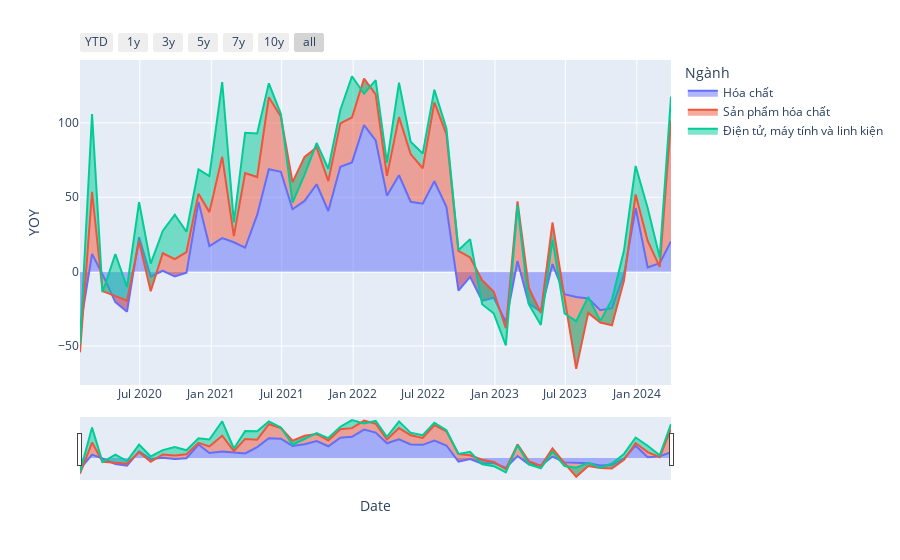

Here is the notebook cell this chart was saved with:
### Code cell
import pandas as pd
import plotly.express as px
import plotly.graph_objects as go

df_show = dfs_xk[
    (
        (dfs_xk["Ngành"] == "Điện tử, máy tính và linh kiện")
        # | (dfs_xk["Ngành"] == "Điện thoại và linh kiện")
        # | (dfs_xk["Ngành"] == "Máy móc thiết bị, dụng cụ PT khác")
        # | (dfs_xk["Ngành"] == "Dệt, may")
        # | (dfs_xk["Ngành"] == "Giày dép")
        # | (dfs_xk["Ngành"] == "Thủy sản")
        # | (dfs_xk["Ngành"] == "Sắt thép")
        # | (dfs_xk["Ngành"] == "Rau quả")
        # | (dfs_xk["Ngành"] == "Hạt điều")
        # | (dfs_xk["Ngành"] == "Cà phê")
        # | (dfs_xk["Ngành"] == "Chè")
        # | (dfs_xk["Ngành"] == "Gạo")
        | (dfs_xk["Ngành"] == "Hóa chất")
        | (dfs_xk["Ngành"] == "Sản phẩm hóa chất")
    )
    & (dfs_xk["Date"] > "2020-01-01")
]

fig = px.area(df_show, x="Date", y="YOY", color="Ngành")

fig.update_xaxes(
    rangeslider_visible=True,
    rangeselector=dict(
        buttons=[
            dict(count=1, label="YTD", step="year", stepmode="todate"),
            dict(count=1, label="1y", step="year", stepmode="backward"),
            dict(count=3, label="3y", step="year", stepmode="backward"),
            dict(count=5, label="5y", step="year", stepmode="backward"),
            dict(count=7, label="7y", step="year", stepmode="backward"),
            dict(count=10, label="10y", step="year", stepmode="backward"),
            dict(step="all"),
        ]
    ),
)

fig.show()

### Figure 1 — Plotly figure (JSON) as saved in the notebook; plotly's stock layout.template omitted (floating-point values rounded to 4 significant figures)
{"data": [{"fillpattern": {"shape": ""}, "hovertemplate": "Ngành=Hóa chất<br>Date=%{x}<br>YOY=%{y}<extra></extra>", "legendgroup": "Hóa chất", "line": {"color": "#636efa"}, "marker": {"symbol": "circle"}, "mode": "lines", "name": "Hóa chất", "orientation": "v", "showlegend": true, "stackgroup": "1", "type": "scatter", "x": ["2024-03-29T00:00:00", "2024-02-29T00:00:00", "2024-01-29T00:00:00", "2023-12-29T00:00:00", "2023-11-29T00:00:00", "2023-10-29T00:00:00", "2023-09-29T00:00:00", "2023-08-29T00:00:00", "2023-07-29T00:00:00", "2023-06-29T00:00:00", "2023-05-29T00:00:00", "2023-04-29T00:00:00", "2023-03-29T00:00:00", "2023-02-28T00:00:00", "2023-01-29T00:00:00", "2022-12-29T00:00:00", "2022-11-29T00:00:00", "2022-10-29T00:00:00", "2022-09-29T00:00:00", "2022-08-29T00:00:00", "2022-07-29T00:00:00", "2022-06-29T00:00:00", "2022-05-29T00:00:00", "2022-04-29T00:00:00", "2022-03-29T00:00:00", "2022-02-28T00:00:00", "2022-01-29T00:00:00", "2021-12-29T00:00:00", "2021-11-29T00:00:00", "2021-10-29T00:00:00", "2021-09-29T00:00:00", "2021-08-29T00:00:00", "2021-07-29T00:00:00", "2021-06-29T00:00:00", "2021-05-29T00:00:00", "2021-04-29T00:00:00", "2021-03-29T00:00:00", "2021-02-28T00:00:00", "2021-01-29T00:00:00", "2020-12-27T00:00:00", "2020-11-29T00:00:00", "2020-10-29T00:00:00", "2020-09-29T00:00:00", "2020-08-29T00:00:00", "2020-07-29T00:00:00", "2020-06-29T00:00:00", "2020-05-29T00:00:00", "2020-04-29T00:00:00", "2020-03-27T00:00:00", "2020-02-29T00:00:00", "2020-01-29T00:00:00"], "xaxis": "x", "y": [20.32, 5.719, 2.786, 42.79, -1.813, -24.57, -25.92, -18.01, -17.01, -15.11, 5.117, -26.89, -21.53, 7.184, -34.01, -17.54, -19.56, -3.556, -12.69, 43.54, 60.75, 45.69, 46.99, 64.82, 51.08, 88.22, 98.56, 73.43, 70.46, 40.77, 58.76, 47.54, 41.98, 67.1, 68.82, 38.15, 16.08, 19.73, 22.5, 17.16, 46.91, -0.7814, -3.294, 0.6051, -3.3, 23.21, -26.93, -20.45, -1.839, 11.9, -38.59], "yaxis": "y"}, {"fillpattern": {"shape": ""}, "hovertemplate": "Ngành=Sản phẩm hóa chất<br>Date=%{x}<br>YOY=%{y}<extra></extra>", "legendgroup": "Sản phẩm hóa chất", "line": {"color": "#EF553B"}, "marker": {"symbol": "circle"}, "mode": "lines", "name": "Sản phẩm hóa chất", "orientation": "v", "showlegend": true, "stackgroup": "1", "type": "scatter", "x": ["2024-03-29T00:00:00", "2024-02-29T00:00:00", "2024-01-29T00:00:00", "2023-12-29T00:00:00", "2023-11-29T00:00:00", "2023-10-29T00:00:00", "2023-09-29T00:00:00", "2023-08-29T00:00:00", "2023-07-29T00:00:00", "2023-06-29T00:00:00", "2023-05-29T00:00:00", "2023-04-29T00:00:00", "2023-03-29T00:00:00", "2023-02-28T00:00:00", "2023-01-29T00:00:00", "2022-12-29T00:00:00", "2022-11-29T00:00:00", "2022-10-29T00:00:00", "2022-09-29T00:00:00", "2022-08-29T00:00:00", "2022-07-29T00:00:00", "2022-06-29T00:00:00", "2022-05-29T00:00:00", "2022-04-29T00:00:00", "2022-03-29T00:00:00", "2022-02-28T00:00:00", "2022-01-29T00:00:00", "2021-12-29T00:00:00", "2021-11-29T00:00:00", "2021-10-29T00:00:00", "2021-09-29T00:00:00", "2021-08-29T00:00:00", "2021-07-29T00:00:00", "2021-06-29T00:00:00", "2021-05-29T00:00:00", "2021-04-29T00:00:00", "2021-03-29T00:00:00", "2021-02-28T00:00:00", "2021-01-29T00:00:00", "2020-12-27T00:00:00", "2020-11-29T00:00:00", "2020-10-29T00:00:00", "2020-09-29T00:00:00", "2020-08-29T00:00:00", "2020-07-29T00:00:00", "2020-06-29T00:00:00", "2020-05-29T00:00:00", "2020-04-29T00:00:00", "2020-03-27T00:00:00", "2020-02-29T00:00:00", "2020-01-29T00:00:00"], "xaxis": "x", "y": [81.46, -2.468, 17.8, 9.119, -4.192, -11.47, -8.329, -9.707, -48.29, -2.486, 27.9, -0.889, 10.69, 40.09, -4.098, 4.013, 13.72, 13.06, 26.66, 48.97, 52.99, 23.81, 32.07, 39.09, 13.32, 30.88, 31.23, 30.23, 29.2, 20.06, 24.73, 29.65, 18.22, 37.07, 48.43, 25.44, 50.2, 4.232, 54.68, 22.85, 5.522, 13.94, 11.69, 11.74, -9.841, -2.985, 7.439, 4.052, -11.27, 41.68, -15.69], "yaxis": "y"}, {"fillpattern": {"shape": ""}, "hovertemplate": "Ngành=Điện tử, máy tính và linh kiện<br>Date=%{x}<br>YOY=%{y}<extra></extra>", "legendgroup": "Điện tử, máy tính và linh kiện", "line": {"color": "#00cc96"}, "marker": {"symbol": "circle"}, "mode": "lines", "name": "Điện tử, máy tính và linh kiện", "orientation": "v", "showlegend": true, "stackgroup": "1", "type": "scatter", "x": ["2024-03-29T00:00:00", "2024-02-29T00:00:00", "2024-01-29T00:00:00", "2023-12-29T00:00:00", "2023-11-29T00:00:00", "2023-10-29T00:00:00", "2023-09-29T00:00:00", "2023-08-29T00:00:00", "2023-07-29T00:00:00", "2023-06-29T00:00:00", "2023-05-29T00:00:00", "2023-04-29T00:00:00", "2023-03-29T00:00:00", "2023-02-28T00:00:00", "2023-01-29T00:00:00", "2022-12-29T00:00:00", "2022-11-29T00:00:00", "2022-10-29T00:00:00", "2022-09-29T00:00:00", "2022-08-29T00:00:00", "2022-07-29T00:00:00", "2022-06-29T00:00:00", "2022-05-29T00:00:00", "2022-04-29T00:00:00", "2022-03-29T00:00:00", "2022-02-28T00:00:00", "2022-01-29T00:00:00", "2021-12-29T00:00:00", "2021-11-29T00:00:00", "2021-10-29T00:00:00", "2021-09-29T00:00:00", "2021-08-29T00:00:00", "2021-07-29T00:00:00", "2021-06-29T00:00:00", "2021-05-29T00:00:00", "2021-04-29T00:00:00", "2021-03-29T00:00:00", "2021-02-28T00:00:00", "2021-01-29T00:00:00", "2020-12-27T00:00:00", "2020-11-29T00:00:00", "2020-10-29T00:00:00", "2020-09-29T00:00:00", "2020-08-29T00:00:00", "2020-07-29T00:00:00", "2020-06-29T00:00:00", "2020-05-29T00:00:00", "2020-04-29T00:00:00", "2020-03-27T00:00:00", "2020-02-29T00:00:00", "2020-01-29T00:00:00"], "xaxis": "x", "y": [15.95, 6.335, 22.14, 19.16, 20.15, 17.12, 1.144, 10.77, 31.96, -10.45, -11.44, -8.084, -11.03, -2.569, -11.54, -14.67, -16.07, 12.35, 0.4396, 3.707, 8.584, 9.876, 8.253, 23.17, 8.947, 9.679, -10.18, 27.71, 9.035, 8.335, 2.977, -11.99, -13.87, 1.799, 9.365, 29.36, 27.12, 9.088, 50.24, 24.3, 16.3, 13.63, 29.92, 15.05, 18.53, 26.56, 9.044, 28.23, -0.7242, 52.38, 5.598], "yaxis": "y"}], "layout": {"legend": {"title": {"text": "Ngành"}, "tracegroupgap": 0}, "margin": {"t": 60}, "xaxis": {"anchor": "y", "domain": [0, 1], "rangeselector": {"buttons": [{"count": 1, "label": "YTD", "step": "year", "stepmode": "todate"}, {"count": 1, "label": "1y", "step": "year", "stepmode": "backward"}, {"count": 3, "label": "3y", "step": "year", "stepmode": "backward"}, {"count": 5, "label": "5y", "step": "year", "stepmode": "backward"}, {"count": 7, "label": "7y", "step": "year", "stepmode": "backward"}, {"count": 10, "label": "10y", "step": "year", "stepmode": "backward"}, {"step": "all"}]}, "rangeslider": {"visible": true}, "title": {"text": "Date"}}, "yaxis": {"anchor": "x", "domain": [0, 1], "title": {"text": "YOY"}}}}
